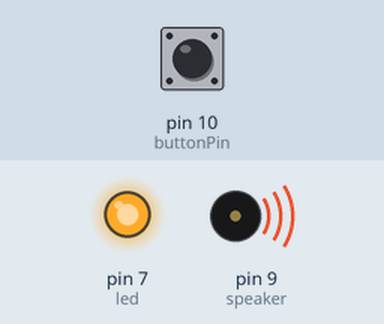
Simulated run of this sketch. Board: Arduino Uno, built with avr-gcc and run on an emulated ATmega328P. Parts: output pins drawn as LEDs (lit = HIGH), buzzer (waves = sounding). Inputs (shaded band) come from the test bench; at power-on: pin 10 (buttonPin) LOW. Pins used as bus, display or sensor lines are not drawn.

Above: at 2.22 s.
At 6.2 s:
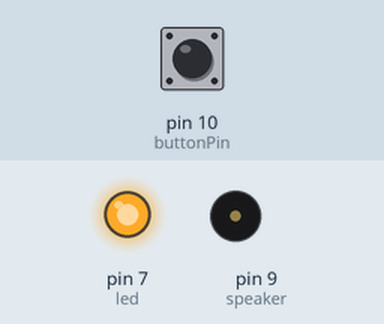
Timing chart, 0 to 7.4 s (numbered marks = the images above):
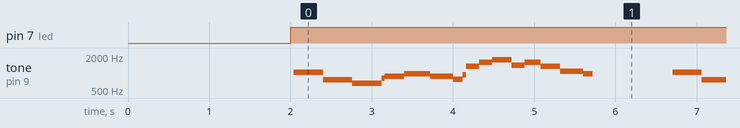

The sketch:

mario.ino
```cpp
#define toneC    1911
#define toneC1    1804
#define toneD    1703
#define toneEb    1607
#define toneE    1517
#define toneF    1432
#define toneF1    1352
#define toneG    1276
#define toneAb    1204
#define toneA    1136
#define toneBb    1073
#define toneB    1012
#define tonec       955
#define tonec1      902
#define toned       851
#define toneeb      803
#define tonee       758
#define tonef       716
#define tonef1      676
#define toneg       638
#define toneab      602
#define tonea       568
#define tonebb      536
#define toneb       506

#define tonep       0

int speaker = 9;
long vel = 20000;
boolean hasplayed = false;

int buttonPin = 10;
int led = 7;

void setup() {
  pinMode(speaker, OUTPUT);
  pinMode(buttonPin, INPUT);
  pinMode(led, OUTPUT);

  delay(2000);
}

int melod[] = {tonec, toneG, toneE, toneA, toneB, toneBb, toneA, toneG, tonee, toneg, tonea, tonef, toneg, tonee, tonec, toned, toneB};
int ritmo[] = {18, 18, 18, 12, 12, 6, 12, 8, 8, 8, 12, 6, 12, 12, 6, 6, 6};

void loop() {
  if (digitalRead(buttonPin) == 1) {
    digitalWrite(led, LOW);
  } else {
    digitalWrite(led, HIGH);
  }
  if (digitalRead(buttonPin) == 1) {
    delay(30);
  }
  if (digitalRead(buttonPin) == 0) {
    hasplayed = false;
  }

  if (hasplayed == true){ return;}
  for (int i=0; i<17; i++) {
    int tom = melod[i];
    int tempo = ritmo[i];

    long tvalue = tempo * vel;

    tocar(tom, tvalue);

    delayMicroseconds(1000);
  }	    delay(1000);

  hasplayed = true;
}

void tocar(int tom, long tempo_value) {
  long tempo_gasto = 0;
  while (tempo_gasto < tempo_value) {
    digitalWrite(speaker, HIGH);
    delayMicroseconds(tom / 2);

    digitalWrite(speaker, LOW);
    delayMicroseconds(tom/2);
    tempo_gasto += tom;
  }
}
```

Measured:
- by itself, pin 7 (led): LOW → HIGH at 2.0 s
- by itself, tone on pin 9 (speaker): plays 1038 Hz for 0.36 s, 765 Hz for 0.36 s, 655 Hz for 0.36 s, 800 Hz for 0.04 s, 873 Hz for 0.24 s, 979 Hz for 0.32 s … (468 notes in this stretch)
